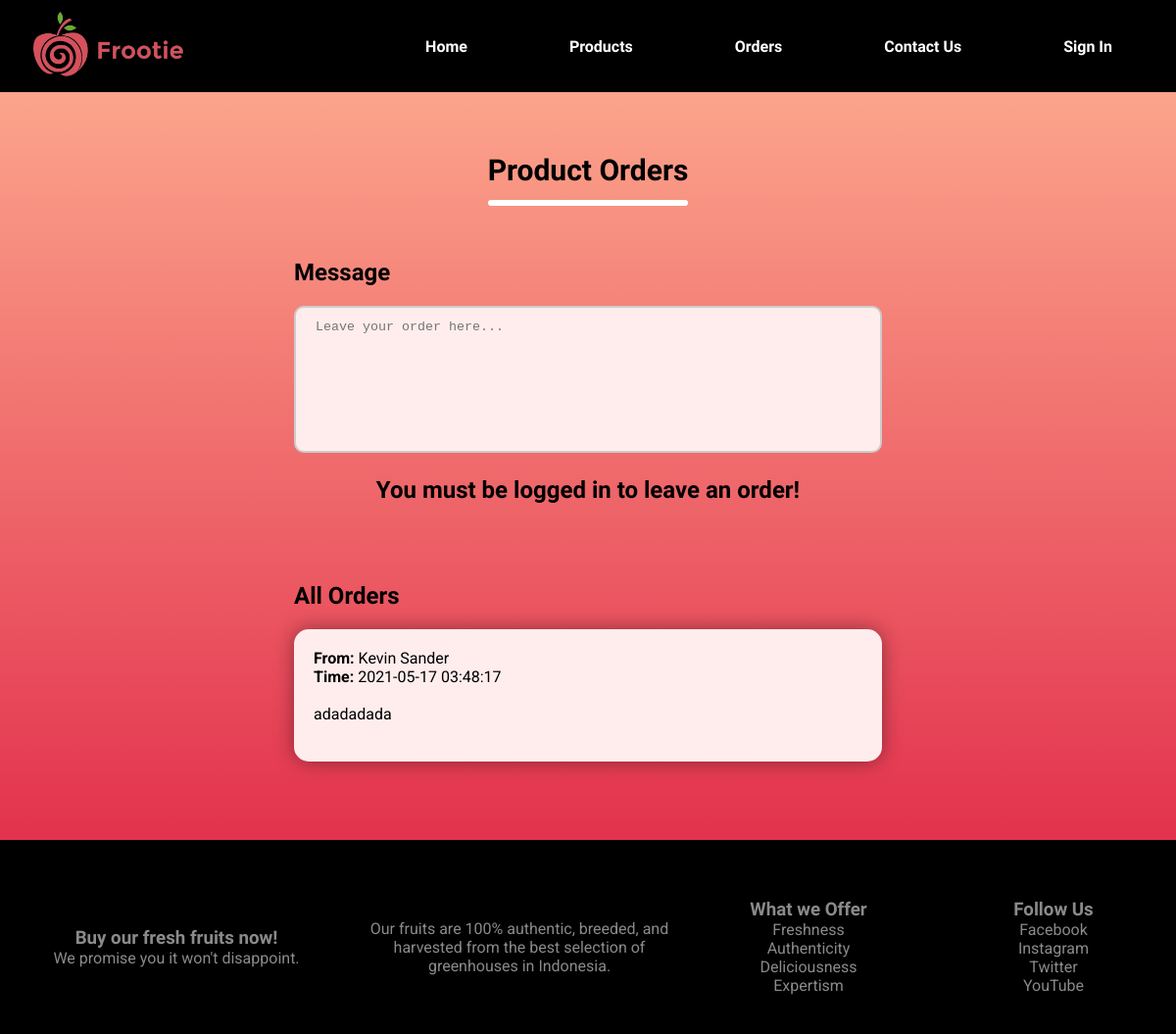
Page /order/order.php on the earlier database version.
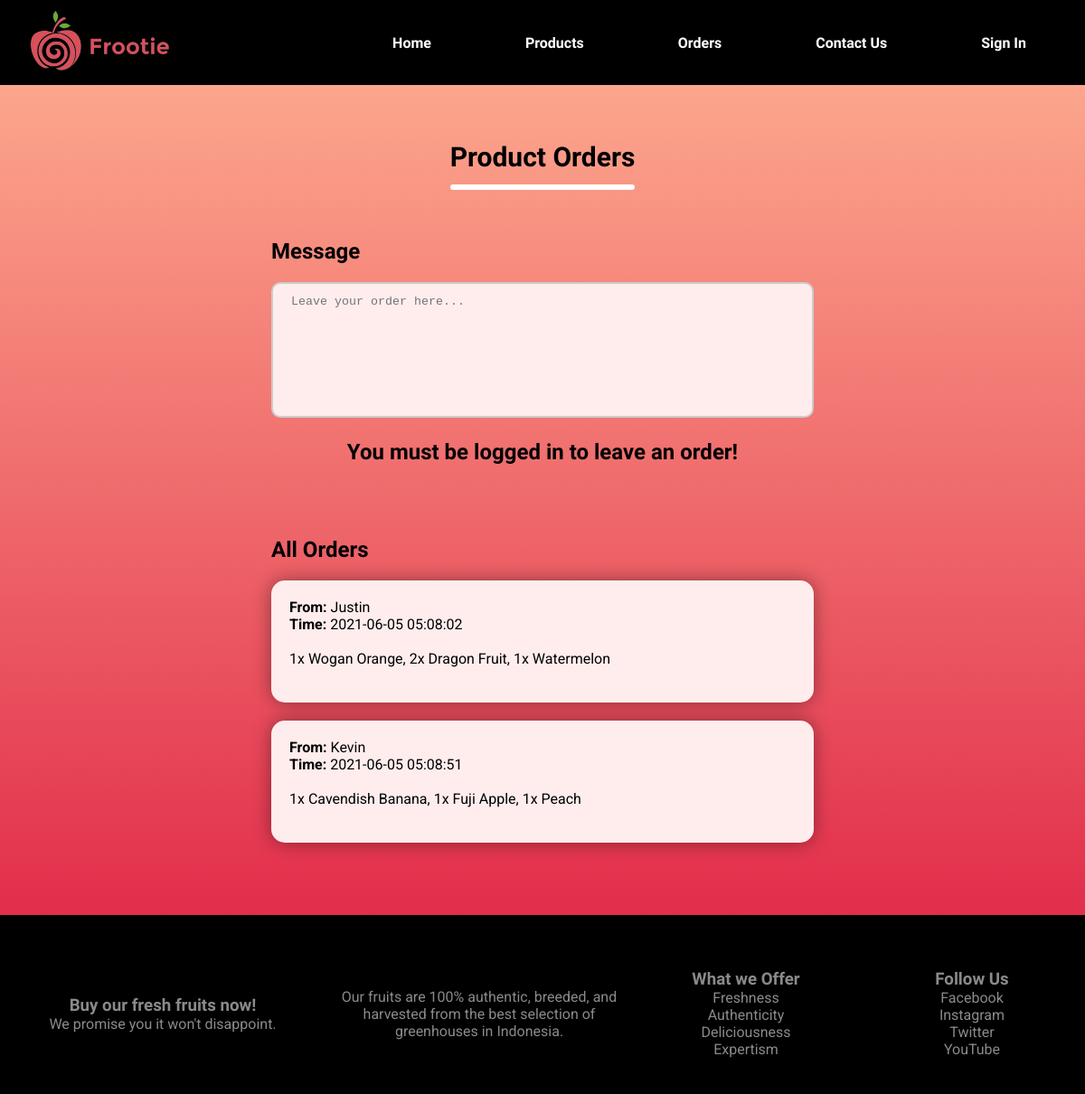
Same page on the later database version.
### tables this page shows
CREATE TABLE `orders` (
  `order_id` int(11) NOT NULL,
  `user_id` int(11) NOT NULL,
  `date` timestamp NOT NULL DEFAULT current_timestamp() ON UPDATE current_timestamp(),
  `message` text NOT NULL
);

CREATE TABLE `users` (
  `user_id` int(11) NOT NULL,
  `name` varchar(200) NOT NULL,
  `password` varchar(256) NOT NULL,
  `email` varchar(200) NOT NULL,
  `status` varchar(30) NOT NULL
);

### order/order_controller.php (called while the page is built, shortened)
<?php
    function readData() {
        $conn = conn();
        $sql = "SELECT orders.order_id ,orders.user_id, orders.date, orders.message, users.name FROM orders JOIN users ON orders.user_id = users.user_id ";
        $result = $conn->query($sql);
        $datas = array();
        if ($result->num_rows > 0) {
            while ($row = $result->fetch_assoc()) {
                $temp['order_id'] = $row['order_id'];
                $temp['user_id'] = $row['user_id'];
                $temp['name'] = $row['name'];
                $temp['date'] = $row['date'];
                $temp['message'] = $row['message'];
                array_push($datas, $temp);
            }
        }
        return $datas;
    }

### order/order.php (the view, shortened to what this page needs)
<!doctype html>
<html lang="en">
<head>
    <?php include "../templates/head.php"?>
    <link rel="stylesheet" href="../css/order.css">
</head>
<body>
    <?php
    include "order_controller.php";
    include "../templates/navbar.php";
    $datas = readData(); ?>
    <div class="spaceTitle"></div>
    <h2 class="title title-order">Product Orders</h2>
    <div class="order-input">
    <?php if (isset($_SESSION['name'])) {  ?>
            <form method="post" action="order.php">
                <h2>Message</h2>
                <textarea name="message" placeholder="Leave your order here..."></textarea>
                <br>
                <input type="submit" value="Submit" name="submit">
                <?php
                if (isset($_POST['submit'])) {
                    createData($_SESSION["user_id"], $_POST['message']);
                    header("Location: order.php");
                }
                ?>
            </form>
    <?php } else { ?>
        <form method="post" action="order.php">
            <h2>Message</h2>
            <textarea disabled name="message" placeholder="Leave your order here..."></textarea>
            <br>
        </form>
        <h2 class="h2-message">You must be logged in to leave an order!</h2>
    <?php } ?>
    </div>
    <div class="orders">
        <h2>All Orders</h2>
        <?php
        foreach ($datas as $key => $data) { ?>
            <div class="order-card">
                <p><span>From: </span><?= $data["name"] ?></p>
                <p><span>Time: </span><?= $data["date"] ?></p>
                <br>
                <p><?= $data["message"] ?></p>
                <br>
            </div>
        <?php } ?>
    </div>
    <?php include "../templates/footer.php" ?>
</body>
</html>

### templates/head.php (shortened to what this page needs)
<link rel="stylesheet" href="/frootie/css/template.css">

### templates/navbar.php (shortened to what this page needs)
<div class="navigationbar">
    <div class="logo">
        <a href="/frootie/index.php"><img src="/frootie/img/Frootie_Logo_Horizontal.png"></a>
    </div>
    <nav>
        <ul id= "Items">
            <li><a href="/frootie/index.php">Home</a></li>
            <li><a href="/frootie/product/product.php">Products</a></li>
            <li><a href="/frootie/order/order.php">Orders</a></li>
            <li><a href="/frootie/contact.php">Contact Us</a></li>
            <?php
            if (isset($_SESSION['name'])) {
                $name = $_SESSION['name'];
                if ($_SESSION['status'] == 'admin') {?>
                <li><a href="/frootie/user/user_edit.php">Users</a></li>
                <?php }?>
            <li><a href="/frootie/user/log_out.php">Log Out</a></li>
            <?php } else { ?>
            <li><a href="/frootie/user/sign_in.php">Sign In</a></li>
            <?php } ?>
        </ul>
    </nav>
</div>

### templates/footer.php
<div class="footer">
    <div class="container">
        <div class="footerRow">
            <div class="footerColumn1">
                <h3>Buy our fresh fruits now!</h3>
                <p>We promise you it won't disappoint.</p>
            </div>
            <div class="footerColumn2">
                <p>Our fruits are 100% authentic, breeded, and harvested from
                    the best selection of greenhouses in Indonesia.</p>
            </div>
            <div class="footerColumn3">
                <h3>What we Offer</h3>
                <ul>
                    <li>Freshness</li>
                    <li>Authenticity</li>
                    <li>Deliciousness</li>
                    <li>Expertism</li>
                </ul>
            </div>
            <div class="footerColumn4">
                <h3>Follow Us</h3>
                <ul>
                    <li>Facebook</li>
                    <li>Instagram</li>
                    <li>Twitter</li>
                    <li>YouTube</li>
                </ul>
            </div>
        </div>
    </div>
</div>

### css/template.css (style rules this page uses)
* { margin: 0; padding: 0; box-sizing: border-box; }
html { height: 100%; }
body { font-family: 'Roboto', sans-serif; background: linear-gradient(#ffb293, #dc143d) no-repeat fixed; }
.logo img { height: 80px; transition: 400ms; margin-left: 20px; }
.navigationbar { display: flex; position: sticky; align-items: center; padding: 5px; background-color: black; z-index: 2; }
.navigationbar nav { flex: 1; text-align: right; }
.navigationbar nav ul { display: inline-block; list-style-type: none; }
.navigationbar nav ul li { display: inline-block; margin-right: 20px; transition: transform 0.5s; }
.navigationbar nav a { text-decoration: none; color: white; font-weight: bold; padding: 40px; }
h1, h2, h3, nav { font-family: 'Yanone Kaffeesatz', sans-serif; }
.h2-message { text-align: center; margin-top: 20px; margin-bottom: 20px; }
a { text-decoration: none; }
.spaceTitle { padding: 25px; }
.title { text-align: center; margin: 0 auto 60px; position: relative; line-height: 60px; color: black; font-size: 30px; width: max-content; }
.title::after { content:""; float:left; background:white; width:100%; height:1px; border-radius: 3px; padding-bottom: 5px; }
.footer { background: #000; color: #8a8a8a; font-size: 16px; padding: 60px 0 20px; }
.footer p { color: #8a8a8a; }
.footerRow { display: flex; align-items: center; flex-wrap: wrap; justify-content: space-around; }
.footerColumn1, .footerColumn2, .footerColumn3, .footerColumn4 { min-width: 250px; margin-bottom: 20px; }
.footerColumn1 { flex-basis: 30%; text-align: center; }
.footerColumn2 { flex: 1; text-align: center; }
.footerColumn3,.footerColumn4 { flex-basis: 12%; text-align: center; }
.footerColumn3 ul { list-style-type: none ; }
.footerColumn4 ul { list-style-type: none ; }

### css/order.css (style rules this page uses)
.title-order:after { left: 48.2%; }
.order-input { width: 50%; margin: auto auto 80px; }
textarea { width: 100%; height: 150px; margin-top: 20px; padding: 12px 20px; box-sizing: border-box; border: 2px solid #ccc; border-radius: 10px; resize: none; background-color: #ffeded; transition: 400ms; }
.orders { margin: auto; width: 50%; }
.order-card { background-color: #ffeded; box-shadow: 0 0 20px rgba(0, 0, 0, 0.4); padding: 20px; margin: 20px 0; border-radius: 15px; transition: 400ms; }
.order-card:last-child { margin-bottom: 80px; }
span { font-weight: bold; }

Differences in the rows shown:
removed orders: user.name "Kevin Sander", date "2021-05-17 03:48:17", message "adadadada"
added orders: user.name "Justin", date "2021-06-05 05:08:02", message "1x Wogan Orange, 2x Dragon Fruit, 1x Watermelon"
added orders: user.name "Kevin", date "2021-06-05 05:08:51", message "1x Cavendish Banana, 1x Fuji Apple, 1x Peach"
